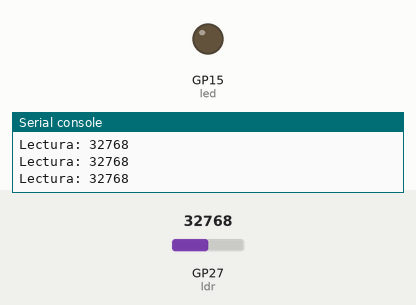
A program run on a simulated Raspberry Pi Pico running MicroPython. On the bench: output pins drawn as LEDs (lit = HIGH), the last lines printed to the serial console. The inputs (shaded band) are chosen by the test bench; at power-on: GP27 (ldr) = 32768 (analog values on the 0–65535 scale).

Above: at 1.2 s.
1.3 s: GP27 (ldr) set to 18560
2.8 s: GP27 (ldr) set to 17456
At 3.8 s:
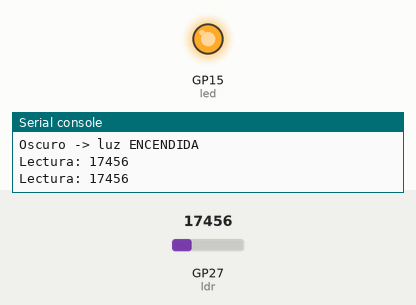
Timing chart, 0 to 5.8 s (numbered marks = the images above; inputs shaded):
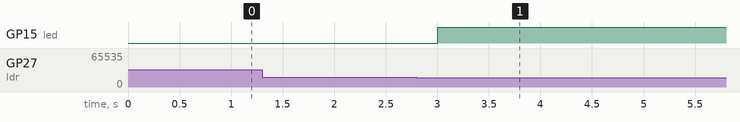

Measured:
- the behaviour switches between 18000 and 17984 on GP27 (ldr) (found by bisection; images 0 and 1)
- after the input at 2.8 s, GP15 (led): LOW → HIGH after 0.20 s

The program:

U4-E04-luz-automatica.py
```python
"""
U4-E04 - Luz automatica con fotorresistencia
Placa: Raspberry Pi Pico (RP2040) - MicroPython
Nivel: intermedio

Objetivo: armar un divisor de tension con una LDR y tomar una decision por
umbral, con histeresis para que la salida no oscile en el limite.

Montaje (divisor de tension):
    3V3 -> LDR -> nodo -> resistencia de 10 kohm -> GND
    nodo -> GP27 (ADC1)
    LED con resistencia de 220 ohm -> GP15, catodo a GND

Con este orden, mas luz sobre la LDR significa una lectura mas alta.
Los umbrales dependen de la LDR y de la iluminacion de la sala: conviene
imprimir las lecturas y ajustarlos antes de usarlos.
"""
from machine import Pin, ADC
import time

ldr = ADC(27)
led = Pin(15, Pin.OUT)

UMBRAL_ENCENDER = 18000     # por debajo de esto esta oscuro
UMBRAL_APAGAR = 26000       # por encima de esto esta claro
encendida = False


def main():
    global encendida
    print("U4-E04 iniciada: la luz se enciende sola al oscurecer")
    try:
        while True:
            lectura = ldr.read_u16()
            if not encendida and lectura < UMBRAL_ENCENDER:
                encendida = True
                led.value(1)
                print("Oscuro -> luz ENCENDIDA")
            elif encendida and lectura > UMBRAL_APAGAR:
                encendida = False
                led.value(0)
                print("Claro  -> luz APAGADA")
            print("Lectura:", lectura)
            time.sleep_ms(500)
    except KeyboardInterrupt:
        print("\nDetenido por el usuario.")
    finally:
        led.value(0)


main()
```
